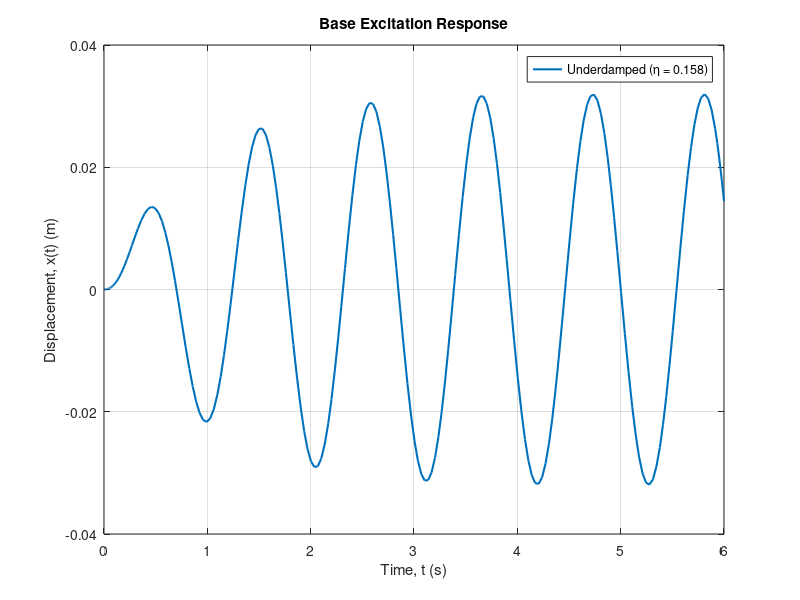
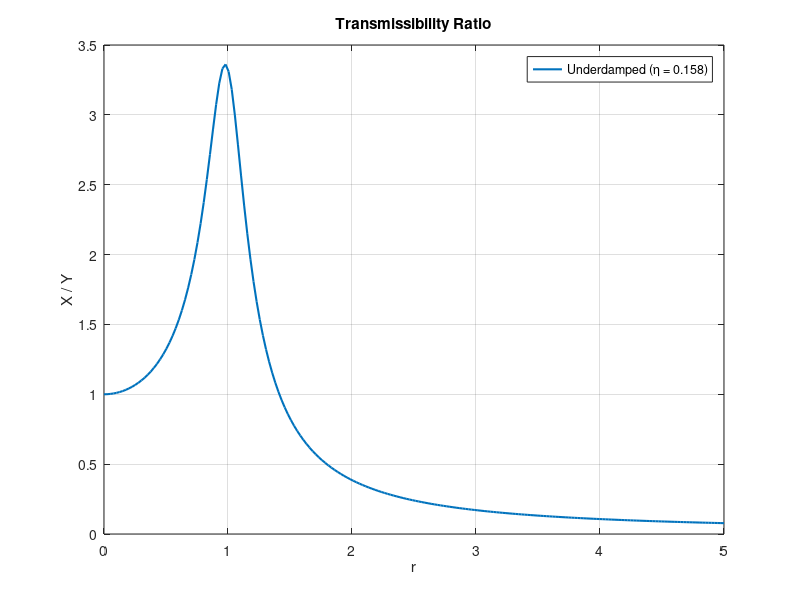
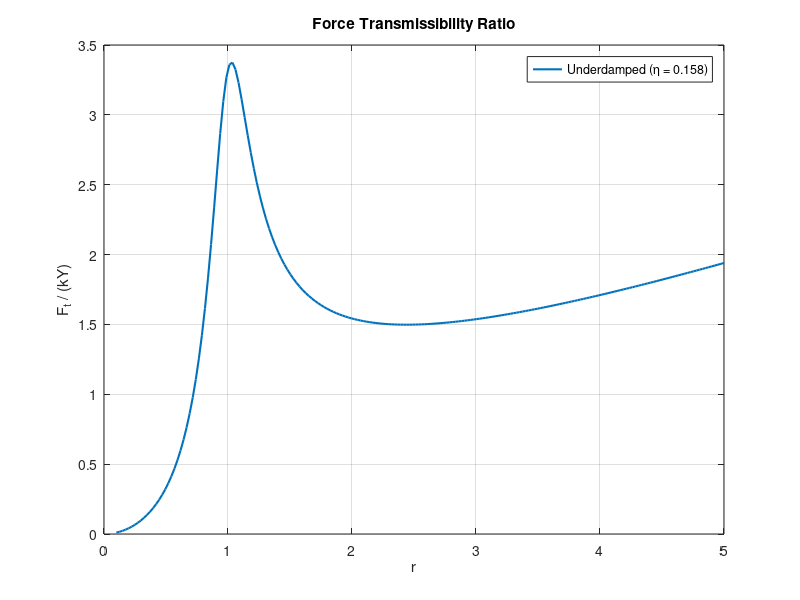

Source code (MATLAB) for these figures, in order:
% Harmonic response of a mass–spring–damper system
% under BASE EXCITATION (numerical solution)

clc
clear

%% System parameters
k = 40000;          % Stiffness (N/m)
m = 1007;           % Mass (kg)
c = 2000;           % Damping coefficient (N.s/m)

ccr = 2*sqrt(k*m);  % Critical damping
eta = c/ccr;        % Damping ratio
wn = sqrt(k/m);     % Natural frequency (rad/s)

%% Base excitation parameters
L = 6;              % Lengh of a period of the road
Y0 = 0.01;          % Base displacement amplitude (m)
v = 20/3.6;         % Vehicle speed (m/s)
wb = 2*3.1416*v/L;  % Excitation frequency (rad/s)

%% Initial conditions
x0 = 0;             % Initial absolute displacement (m)
v0 = 0;             % Initial absolute velocity (m/s)
y0 = [x0; v0];      % State vector [x; xdot]

%% Time span
tspan = [0 6];

%% Base motion and its derivative
y      = @(t) Y0*sin(wb*t);
ydot   = @(t) Y0*wb*cos(wb*t);

%% Equation of motion (state-space form)
% m*xdd + c*(xd - yd) + k*(x - y) = 0

odefun = @(t,y_state) [y_state(2); (-c*(y_state(2) - ydot(t))-k*(y_state(1) - y(t))) / m];

%% Solve ODE
[t, sol] = ode45(odefun, tspan, y0);

x = sol(:,1);   % Absolute displacement of mass

%% Damping classification
if eta == 1
    text = 'Critically Damped';
elseif eta > 0 && eta < 1
    text = 'Underdamped';
elseif eta > 1
    text = 'Overdamped';
elseif eta == 0
    text = 'Undamped';
end

%% Plot results
figure
plot(t, x, 'LineWidth', 1.5)
xlabel('Time, t (s)')
ylabel('Displacement, x(t) (m)')
legend(sprintf('%s (\\eta = %.3f)', text, eta))
grid on
title("Base Excitation Response")

%% Displacement transmissibility
clear r
r = linspace(0, 5, 200);        % Frequency ratio

figure(2)
XY = sqrt( (1 + (2*eta*r).^2) ./ ...
          ((1 - r.^2).^2 + (2*eta*r).^2) );

plot(r, XY, 'LineWidth', 1.5)
grid on
xlabel('r')
ylabel('X / Y')
title('Transmissibility Ratio')
legend(sprintf('%s (\\eta = %.3f)', text, eta))

%% Force transmissibility
clear r
r = linspace(0.1, 5, 200);      % Frequency ratio
figure(3)
FT = r.^2 .* sqrt( (1 + (2*eta*r).^2) ./ ...
                  ((1 - r.^2).^2 + (2*eta*r).^2) );

plot(r, FT, 'LineWidth', 1.5)
grid on
xlabel('r')
ylabel('F_t / (kY)')
title('Force Transmissibility Ratio')
legend(sprintf('%s (\\eta = %.3f)', text, eta))

% Display analytical solution in command window
fprintf('System Parameters:\n');
fprintf('Natural frequency: %.2f rad/s\n', wn);
fprintf('Damping ratio: %.3f\n', eta);
fprintf('\nSolution:\n');